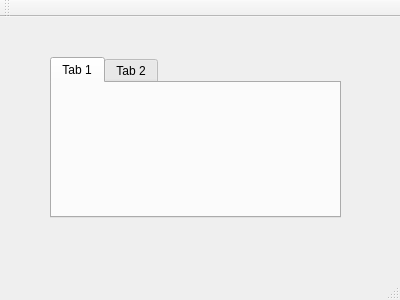
<?xml version="1.0" encoding="UTF-8"?>
<ui version="4.0">
 <class>MainWindow</class>
 <widget class="QMainWindow" name="MainWindow">
  <property name="geometry">
   <rect>
    <x>0</x>
    <y>0</y>
    <width>400</width>
    <height>300</height>
   </rect>
  </property>
  <property name="windowTitle">
   <string>MainWindow</string>
  </property>
  <widget class="QWidget" name="centralWidget">
   <widget class="QTabWidget" name="tabWidget">
    <property name="geometry">
     <rect>
      <x>50</x>
      <y>40</y>
      <width>291</width>
      <height>161</height>
     </rect>
    </property>
    <widget class="QWidget" name="tab">
     <attribute name="title">
      <string>Tab 1</string>
     </attribute>
    </widget>
    <widget class="QWidget" name="tab_2">
     <attribute name="title">
      <string>Tab 2</string>
     </attribute>
    </widget>
   </widget>
  </widget>
  <widget class="QMenuBar" name="menuBar">
   <property name="geometry">
    <rect>
     <x>0</x>
     <y>0</y>
     <width>400</width>
     <height>21</height>
    </rect>
   </property>
  </widget>
  <widget class="QToolBar" name="mainToolBar">
   <attribute name="toolBarArea">
    <enum>TopToolBarArea</enum>
   </attribute>
   <attribute name="toolBarBreak">
    <bool>false</bool>
   </attribute>
  </widget>
  <widget class="QStatusBar" name="statusBar"/>
 </widget>
 <layoutdefault spacing="6" margin="11"/>
 <resources/>
 <connections/>
</ui>
